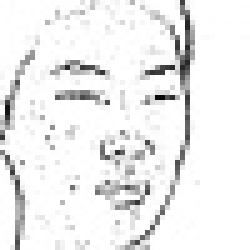
#> input picture all/10476-14661-15038.jpg, 50 x 50 px (shown 5 times larger); its folder holds only this picture in this run
$ python Train.py
#> lines starting #> are read from the running program, lines starting #| are printed output that depends on the picture
import math
import random
import string
import numpy as np
import cv2
from PIL import Image
import pickle
import gzip
import os
import time
start_time = time.time()

BASE_DIR = os.path.dirname(os.path.abspath(__file__))
image_dir = os.path.join(BASE_DIR,"all")

def load(file_name):
    # load the model
    stream = gzip.open(file_name, "rb")
    model = pickle.load(stream)
    stream.close()
    return model


def save(file_name, model):
    # save the model
    stream = gzip.open(file_name, "wb")
    pickle.dump(model, stream)
    stream.close()

class NN:
  def __init__(self, NI, NH, NO):
    # number of nodes in layers
    self.ni = NI+1 # +1 for bias
    self.nh = NH
    self.no = NO
    self.nt=2

    # initialize node-activations
    self.ai, self.ah, self.ao = [],[], []
    self.ai = [1.0]*self.ni
    self.ah = [1.0]*self.nh
    self.ao = [1.0]*self.no
    self.at = [1,-1]

    # create node weight matrices
    self.wi = makeMatrix (self.ni, self.nh)
    self.wo = makeMatrix (self.nh, self.no)
    self.wt = makeMatrix (self.nt,self.nh)


    # initialize node weights to random vals
    randomizeMatrix ( self.wi, -2.0, 2.0 )
    randomizeMatrix ( self.wo, -2.0, 2.0 )
    randomizeMatrix ( self.wt, -2.0, 2.0 )


    # create last change in weights matrices for momentum
    self.ci = makeMatrix (self.ni, self.nh)
    self.co = makeMatrix (self.nh, self.no)


  def runNN (self, inputs):
    #print (inputs)
    if len(inputs) != self.ni-1:
      print ('incorrect number of inputs')

    for i in range(self.ni-1):
      self.ai[i] = inputs[i]

    for j in range(self.nh):
      sum1 = 0.0
      for i in range(self.ni):
        sum1 +=( self.ai[i] * self.wi[i][j] )
      self.ah[j] = sigmoid (sum1)

    for k in range(self.no):
      sum1 = 0.0
      for j in range(self.nh):
        sum1 +=( self.ah[j] * self.wo[j][k] )
      self.ao[k] = sigmoid (sum1)


    return self.ao


  def backPropagate (self, targets, N, M):

    output_deltas = [0.0] * self.no
    error=0.0
    for k in range(self.no):
      error = targets[k] - self.ao[k]
      output_deltas[k] =  error * dsigmoid(self.ao[k])

    # update output weights
    for j in range(self.nh):
      for k in range(self.no):
        # output_deltas[k] * self.ah[j] is the full derivative of dError/dweight[j][k]
        change = output_deltas[k] * self.ah[j]
        self.wo[j][k] += N*change + M*self.co[j][k]
        self.co[j][k] = change

    # calc hidden deltas
    hidden_deltas = [0.0] * self.nh
    for j in range(self.nh):
      error = 0.0
      for k in range(self.no):
        error += output_deltas[k] * self.wo[j][k]
      hidden_deltas[j] = error * dsigmoid(self.ah[j])

    #update input weights
    for i in range (self.ni):
      for j in range (self.nh):
        change = hidden_deltas[j] * self.ai[i]
        #print 'activation',self.ai[i],'synapse',i,j,'change',change
        self.wi[i][j] += N*change + M*self.ci[i][j]
        self.ci[i][j] = change

    # calc combined error
    # 1/2 for differential convenience & **2 for modulus
    error = 0.0
    for k in range(len(targets)):
      error = 0.5 * ((targets[k]-self.ao[k])**2)
    return error

  def lvq(self):
      print ()
      #print (self.at)
      d1= (np.sum(np.subtract(self.wt[0],self.ah)))**2
      d2= (np.sum(np.subtract(self.wt[1],self.ah)))**2
      alpha = 0.3
      if d1<d2:
          self.wt[0] += alpha*(np.subtract(self.ah,self.wt[0]))
          self.wt[1] -= alpha*(np.subtract(self.ah,self.wt[1]))
      else:
          self.wt[0] -= alpha*(np.subtract(self.ah,self.wt[0]))
          self.wt[1] += alpha*(np.subtract(self.ah,self.wt[1]))
      print (np.dot(self.wt,self.ah))
      print ()

  def weights(self):
    print ('Input weights:')
    for i in range(self.ni):
      print (self.wi[i])
    print
    print ('Output weights:')
    for j in range(self.nh):
      print (self.wo[j])
    print ('')

  def test(self, inputs,targets):
    if self.runNN(inputs)==targets:
      print("Same ")
    else:
      print ("Different")

  def train (self, inputs,targets, max_iterations = 10, N=0.5, M=0.1):
    #self.lvq()
    for i in range(max_iterations):

      self.runNN(inputs)
      error = self.backPropagate(targets, N, M)
      if i % 5 == 0:
        print ('Combined error', error)
    #self.test(inputs,targets)


def sigmoi(x):
  return (1 / (1 + math.exp(-x)))
def dsigmoi(y):
    return y*(1-y)

def sigmoid (x):
  return math.tanh(x)
def dsigmoid (y):
  return 1 - y**2

def makeMatrix ( I, J, fill=0.0):
  m = []
  for i in range(I):
    m.append([fill]*J)
  return m

def randomizeMatrix ( matrix, a, b):
  for i in range ( len (matrix) ):
    for j in range ( len (matrix[0]) ):
      matrix[i][j] = random.uniform(a,b)

def main ():
  print("Starting...")
  myNN = NN ( 2500, 200, 2500)
  #myNN1= NN (2576,200,2)
  #star = [1.0,-1.0]
  for root,dirs,files in os.walk(image_dir):
    print ('Root:',root)
    for file in files:
      print (file)
      if file.endswith("png") or file.endswith("Jpg") or file.endswith("jpg") or file.endswith("JPG"):
        path = os.path.join(root,file)
        #open the file in greyscale
        gray = cv2.imread(path,0)
#> gray is the input picture: shape (50, 50); min 7, max 255, mean 238.1
        #use adptive threshold for each image
        pic= cv2.adaptiveThreshold(gray,255,cv2.ADAPTIVE_THRESH_GAUSSIAN_C,cv2.THRESH_BINARY,11,2)
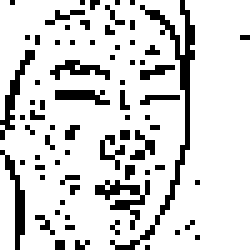
#> pic: shape (50, 50) (shown 5 times larger); 83.3% white; black in thin lines or dots

        bw = pic.reshape(-1)
#> bw = 2500 values, max 255 at index 0, min 0 at index 2, mean 212.5
        #Adaptive threshold set the lower limit t '0' but we need '-1'
        bw1=[]
        for j in range(len(bw)):
            if bw[j]==0:
                bw1.append(-1)
            else:
                bw1.append(1)
#> after the loop, bw1 = 2500 values, max 1 at index 0, min -1 at index 2, mean 0.666

        myNN.train(bw1,bw1)
#> the loop in train, `for i in range(max_iterations): ` made 10 passes
#> error on passes 1 to 10: 9.02e-21, 9.11e-21, 9.11e-21, 9.11e-21, 9.11e-21, 9.11e-21, 9.11e-21, 9.11e-21, 9.11e-21, 9.11e-21
#| Combined error 9.023734912649299e-21
#| Combined error 9.10590797578352e-21
      new_dir = BASE_DIR + "\BPN2"
      save(new_dir,(myNN.wi,myNN.wo,myNN.wt))

if __name__ == "__main__":
  main()
  print("--- %s seconds ---" % (time.time() - start_time))
